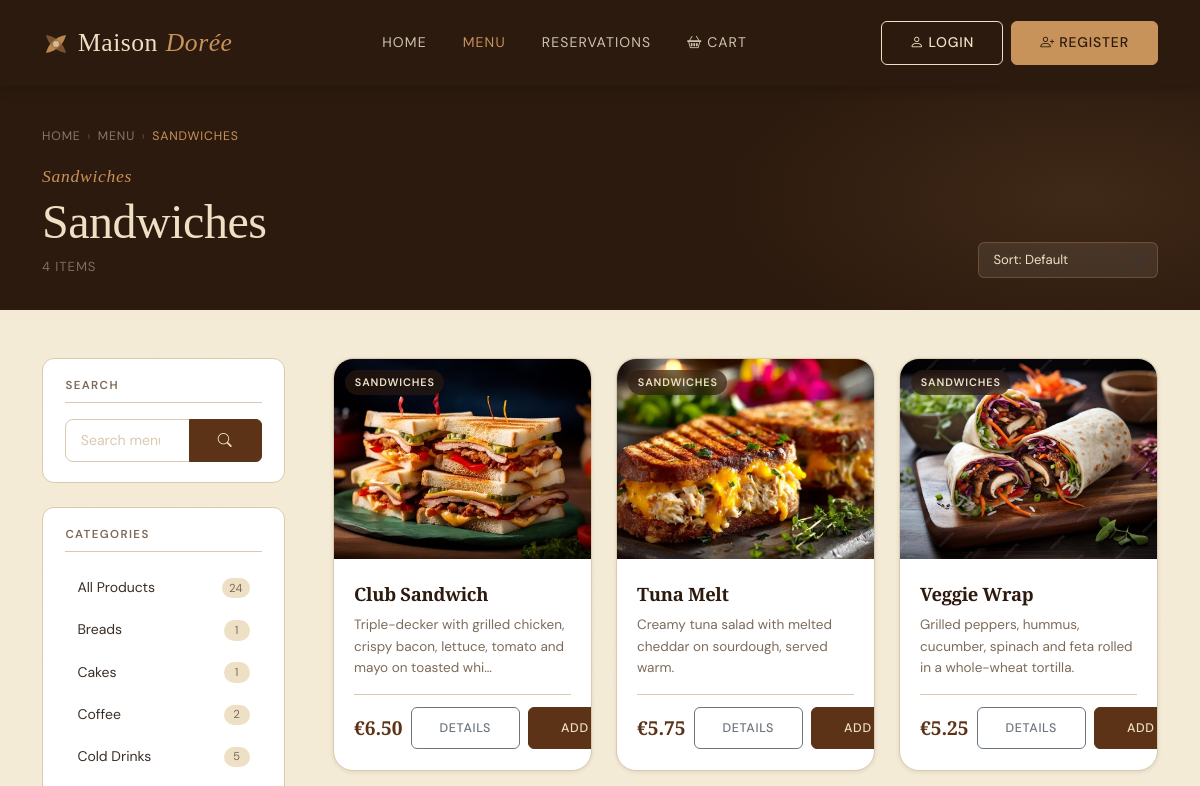
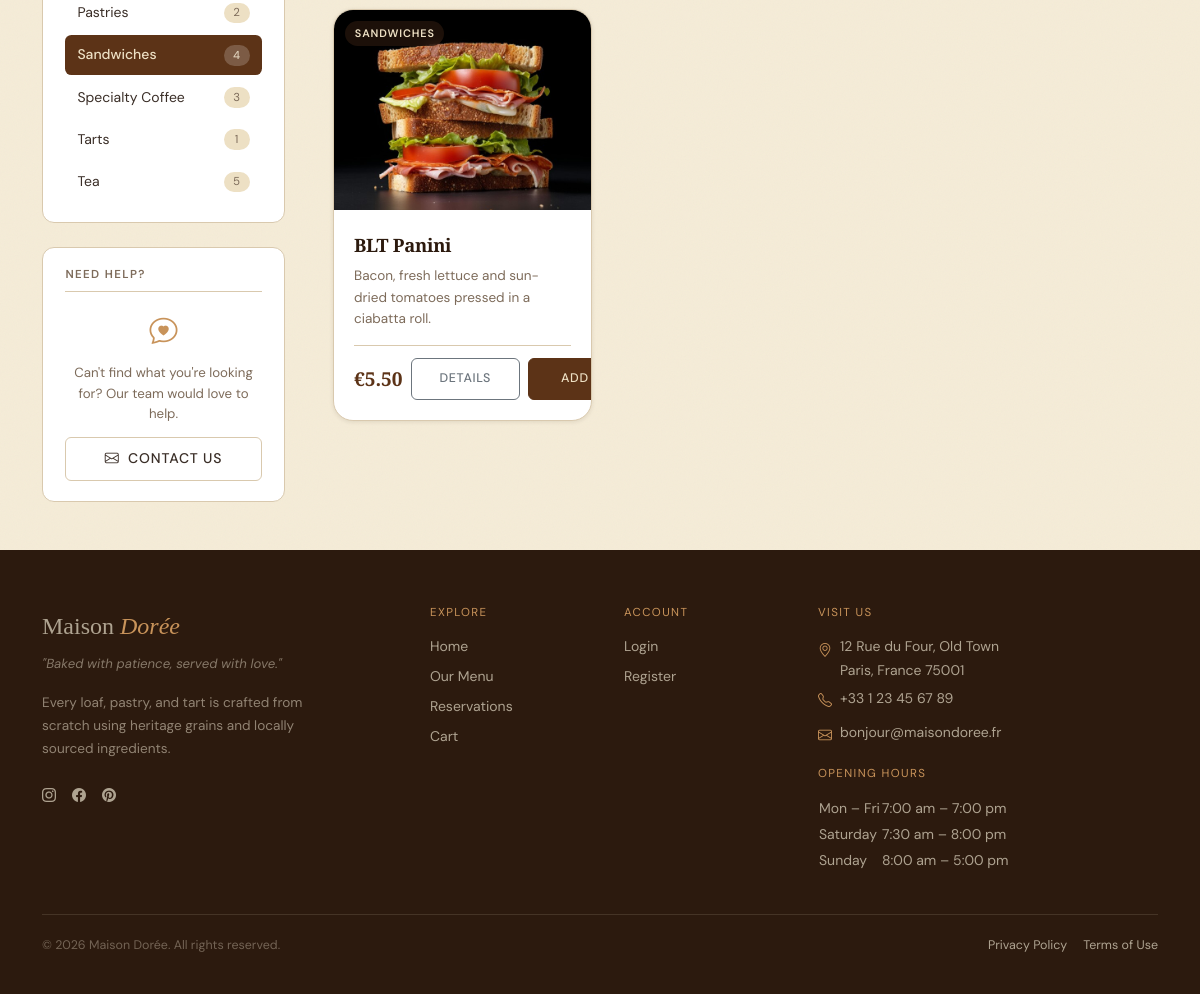
/products.php?category_id=6, run on the app's committed database (2 pictures, top to bottom).
### tables this page shows
CREATE TABLE `categories` (
  `id` int(11) NOT NULL,
  `name` varchar(50) NOT NULL
);

CREATE TABLE `products` (
  `id` int(11) NOT NULL,
  `category_id` int(11) DEFAULT NULL,
  `name` varchar(100) NOT NULL,
  `description` text DEFAULT NULL,
  `price` decimal(10,2) NOT NULL,
  `image_url` varchar(255) DEFAULT NULL
);

### db_connect.php (called while the page is built, shortened)
<?php
function db(): PDO {
    static $pdo = null;
    if ($pdo !== null) return $pdo;
    $dsn = sprintf('mysql:host=%s;port=%s;dbname=%s;charset=%s', DB_HOST, DB_PORT, DB_NAME, DB_CHARSET);
    $options = [
        PDO::ATTR_ERRMODE            => PDO::ERRMODE_EXCEPTION,
        PDO::ATTR_DEFAULT_FETCH_MODE => PDO::FETCH_ASSOC,
        PDO::ATTR_EMULATE_PREPARES   => false,
    ];
    try {
        $pdo = new PDO($dsn, DB_USER, DB_PASS, $options);
    } catch (PDOException $e) {
        error_log($e->getMessage());
        exit('Connection failed.');
    }
    return $pdo;
}
function db_fetch_all(string $sql, array $params = []): array {
    $stmt = db()->prepare($sql);
    $stmt->execute($params);
    return $stmt->fetchAll();
}
function db_fetch_one(string $sql, array $params = []): ?array {
    $stmt = db()->prepare($sql);
    $stmt->execute($params);
    $row = $stmt->fetch();
    return $row !== false ? $row : null;
}
?>

### products.php (the view, shortened to what this page needs)
<?php
require_once 'db_connect.php';
$categoryId = filter_input(INPUT_GET, 'category_id', FILTER_VALIDATE_INT, [
    'options' => ['min_range' => 1],
]);
$searchQuery = trim(strip_tags($_GET['q'] ?? ''));
$sortRaw     = $_GET['sort'] ?? 'default';
$page        = max(1, (int) ($_GET['page'] ?? 1));
$perPage     = 9;
$sortOptions = [
    'default'     => 'p.id ASC',
    'name_asc'    => 'p.name ASC',
    'name_desc'   => 'p.name DESC',
    'price_asc'   => 'p.price ASC',
    'price_desc'  => 'p.price DESC',
];
$sortCol = $sortOptions[$sortRaw] ?? $sortOptions['default'];
$currentCategory = null;
if ($categoryId) {
    $currentCategory = db_fetch_one(
        'SELECT id, name FROM categories WHERE id = :id LIMIT 1',
        [':id' => $categoryId]
    );
}
$allCategories = db_fetch_all(
    'SELECT
         c.id,
         c.name,
         COUNT(p.id) AS product_count
     FROM categories c
     LEFT JOIN products p ON p.category_id = c.id
     GROUP BY c.id, c.name
     ORDER BY c.name ASC'
);
$whereClauses = ['1=1'];
$params       = [];
if ($categoryId) {
    $whereClauses[] = 'p.category_id = :cid';
    $params[':cid'] = $categoryId;
}
$whereSQL = 'WHERE ' . implode(' AND ', $whereClauses);
$totalProducts = (int) db_fetch_one(
    "SELECT COUNT(*) AS cnt
       FROM products p
       JOIN categories c ON c.id = p.category_id
      $whereSQL",
    $params
)['cnt'];
$totalPages = max(1, (int) ceil($totalProducts / $perPage));
$page       = min($page, $totalPages);
$offset     = ($page - 1) * $perPage;
$products = db_fetch_all(
    "SELECT
         p.id,
         p.name,
         p.description,
         p.price,
         p.image_url,
         c.name AS category_name,
         c.id   AS category_id
     FROM products p
     JOIN categories c ON c.id = p.category_id
    $whereSQL
     ORDER BY $sortCol
     LIMIT :lim OFFSET :off",
    array_merge($params, [':lim' => $perPage, ':off' => $offset])
);
function buildUrl(array $overrides = []): string
{
    $base = [
        'category_id' => $_GET['category_id'] ?? null,
        'q'           => $_GET['q']           ?? null,
        'sort'        => $_GET['sort']         ?? null,
        'page'        => $_GET['page']         ?? null,
    ];
    $merged = array_filter(array_merge($base, $overrides), fn($v) => $v !== null && $v !== '');
    return 'products.php?' . http_build_query($merged);
}
require_once __DIR__ . '/header.php';
?>
<section class="prod-hero" aria-labelledby="prod-hero-heading">
    <div class="prod-hero__bg" aria-hidden="true"></div>
    <div class="container position-relative z-1">
        <nav aria-label="Breadcrumb" class="prod-breadcrumb mb-3">
            <a href="index.php">Home</a>
            <span aria-hidden="true">›</span>
            <a href="categories.php">Menu</a>
            <?php if ($currentCategory): ?>
                <span aria-hidden="true">›</span>
                <span aria-current="page"><?= htmlspecialchars($currentCategory['name']) ?></span>
            <?php else: ?>
                <span aria-hidden="true">›</span>
                <span aria-current="page">All Products</span>
            <?php endif; ?>
        </nav>
        <div class="row align-items-end g-3">
            <div class="col">
                <span class="label-script">
                    <?= $currentCategory ? htmlspecialchars($currentCategory['name']) : 'Everything' ?>
                </span>
                <h1 class="prod-hero__title" id="prod-hero-heading">
                    <?php if ($searchQuery !== ''): ?>
                        Results for "<em><?= htmlspecialchars($searchQuery) ?></em>"
                    <?php elseif ($currentCategory): ?>
                        <?= htmlspecialchars($currentCategory['name']) ?>
                    <?php else: ?>
                        All <em>Products</em>
                    <?php endif; ?>
                </h1>
                <p class="prod-hero__meta" aria-live="polite">
                    <?= $totalProducts ?> item<?= $totalProducts !== 1 ? 's' : '' ?>
                </p>
            </div>
            <div class="col-auto">
                <form method="GET" action="products.php" class="d-flex align-items-center gap-2"
                      aria-label="Sort products">
                    <select
                        id="sort"
                        name="sort"
                        class="form-select prod-sort__select"
                        aria-label="Sort products"
                        onchange="this.form.submit()">
                        <option value="default"    <?= $sortRaw === 'default'    ? 'selected' : '' ?>>Sort: Default</option>
                    </select>
                </form>
            </div>
        </div>
    </div>
</section>
<div class="container prod-layout py-5">
    <div class="row g-5">
        <aside class="col-12 col-lg-3" aria-label="Category filter">
            <div class="prod-sidebar-block mb-4">
                <h2 class="prod-sidebar-block__title">Search</h2>
                <form method="GET" action="products.php" role="search" aria-label="Search products">
                    <div class="input-group">
                        <input
                            type="search"
                            name="q"
                            class="form-control prod-sidebar__search"
                            placeholder="Search menu…"
                            value="<?= htmlspecialchars($searchQuery) ?>"
                            aria-label="Search products">
                        <button type="submit" class="btn btn-primary" aria-label="Search">
                            <i class="bi bi-search" aria-hidden="true"></i>
                        </button>
                    </div>
                </form>
            </div>
            <div class="prod-sidebar-block">
                <h2 class="prod-sidebar-block__title">Categories</h2>
                <nav aria-label="Filter by category">
                    <ul class="prod-cat-list" role="list">
                        <li role="listitem">
                            <a
                                href="products.php<?= $searchQuery ? '?q=' . urlencode($searchQuery) : '' ?>"
                                class="prod-cat-list__item <?= !$categoryId ? 'prod-cat-list__item--active' : '' ?>"
                                aria-current="<?= !$categoryId ? 'page' : 'false' ?>">
                                <span class="prod-cat-list__name">All Products</span>
                                <span class="prod-cat-list__count">
                                    <?= array_sum(array_column($allCategories, 'product_count')) ?>
                                </span>
                            </a>
                        </li>
                        <?php foreach ($allCategories as $cat): ?>
                            <li role="listitem">
                                <a
                                    href="<?= buildUrl(['category_id' => $cat['id'], 'page' => null]) ?>"
                                    class="prod-cat-list__item <?= (int)($currentCategory['id'] ?? 0) === (int)$cat['id'] ? 'prod-cat-list__item--active' : '' ?>"
                                    aria-current="<?= (int)($currentCategory['id'] ?? 0) === (int)$cat['id'] ? 'page' : 'false' ?>">
                                    <span class="prod-cat-list__name">
                                        <?= htmlspecialchars($cat['name']) ?>
                                    </span>
                                    <span class="prod-cat-list__count">
                                        <?= (int) $cat['product_count'] ?>
                                    </span>
                                </a>
                            </li>
                        <?php endforeach; ?>
                    </ul>
                </nav>
            </div>
            <div class="prod-sidebar-block mt-4">
                <h2 class="prod-sidebar-block__title">Need Help?</h2>
                <div class="prod-sidebar-help">
                    <i class="bi bi-chat-heart prod-sidebar-help__icon" aria-hidden="true"></i>
                    <p class="prod-sidebar-help__text">
                        Can't find what you're looking for? Our team would love to help.
                    </p>
                    <a href="mailto:bonjour@maisondoree.fr" class="btn btn-ghost btn-sm w-100">
                        <i class="bi bi-envelope me-1" aria-hidden="true"></i> Contact Us
                    </a>
                </div>
            </div>
        </aside>
        <main class="col-12 col-lg-9" id="products-grid" aria-label="Products">
            <?php if (empty($products)): ?>
                <div class="prod-empty" role="status" aria-live="polite">
                    <i class="bi bi-bag-x prod-empty__icon" aria-hidden="true"></i>
                    <h2 class="prod-empty__title">
                        <?= $searchQuery !== ''
                            ? 'No results for "' . htmlspecialchars($searchQuery) . '"'
                            : 'No products available' ?>
                    </h2>
                    <p class="prod-empty__body">
                        <?= $searchQuery !== ''
                            ? 'Try a different search term, or browse a category below.'
                            : 'Check back soon — our bakers are hard at work!' ?>
                    </p>
                    <div class="d-flex gap-3 justify-content-center flex-wrap mt-3">
                        <a href="categories.php" class="btn btn-primary">Browse All Categories</a>
                        <?php if ($searchQuery !== '' || $categoryId): ?>
                            <a href="products.php" class="btn btn-ghost">Clear Filters</a>
                        <?php endif; ?>
                    </div>
                </div>
            <?php else: ?>
                <div class="row g-4" id="productGrid">
                    <?php foreach ($products as $index => $product):
                        $price = number_format((float)$product['price'], 2);
                        $imgSrc = !empty($product['image_url'])
                            ? 'images/' . htmlspecialchars($product['image_url'], ENT_QUOTES)
                            : 'images/placeholder.jpg';
                    ?>
                        <div
                            class="col-12 col-sm-6 col-xl-4"
                            style="--p-delay:<?= $index * 0.06 ?>s">
                            <article
                                class="prod-card"
                                aria-label="<?= htmlspecialchars($product['name']) ?>, €<?= $price ?>">
                                <a
                                    href="product_details.php?id=<?= (int) $product['id'] ?>"
                                    class="prod-card__thumb-link"
                                    tabindex="-1"
                                    aria-hidden="true">
                                    <img
                                        src="<?= $imgSrc ?>"
                                        alt="<?= htmlspecialchars($product['name']) ?>"
                                        class="prod-card__img card-img-top"
                                        loading="lazy"
                                        width="400"
                                        height="200"
                                        onerror="this.onerror=null; this.src='images/placeholder.jpg';">
                                    <span class="prod-card__category-ribbon">
                                    </span>
                                </a>
                                <div class="prod-card__body">
                                    <h3 class="prod-card__name">
                                        <a
                                            href="product_details.php?id=<?= (int) $product['id'] ?>"
                                            class="prod-card__name-link">
                                            <?= htmlspecialchars($product['name']) ?>
                                        </a>
                                    </h3>
                                    <?php if (!empty($product['description'])): ?>
                                        <p class="prod-card__desc">
                                            <?= htmlspecialchars(
                                                mb_strimwidth($product['description'], 0, 90, '…')
                                            ) ?>
                                        </p>
                                    <?php endif; ?>
                                    <div class="prod-card__footer">
                                        <span class="prod-card__price" aria-label="Price: €<?= $price ?>">
                                            €<?= $price ?>
                                        </span>
                                        <div class="d-flex gap-2 align-items-center">
                                            <a
                                                href="product_details.php?id=<?= (int) $product['id'] ?>"
                                                class="btn btn-outline-secondary btn-sm prod-card__cta"
                                                aria-label="View details for <?= htmlspecialchars($product['name']) ?>">
                                                Details
                                            </a>
                                            <a
                                                href="addtocart.php?id=<?= (int) $product['id'] ?>"
                                                class="btn btn-primary btn-sm prod-card__cta"
                                                aria-label="Add <?= htmlspecialchars($product['name']) ?> to cart">
                                                <i class="bi bi-basket-plus me-1" aria-hidden="true"></i>Add
                                            </a>
                                        </div>
                                    </div>
                                </div>
                            </article>
                        </div>
                    <?php endforeach; ?>
                </div>
            <?php endif; ?>
        </main>
    </div>
</div>
<?php require_once __DIR__ . '/footer.php'; ?>

### data on the page
categories: name "SANDWICHES", name "Sandwiches", product_count "4"
categories: name "Breads", product_count "1"
categories: name "Cakes", product_count "1"
categories: name "Coffee", product_count "2"
categories: name "Cold Drinks", product_count "5"
categories: name "Pastries", product_count "2"
categories: name "Specialty Coffee", product_count "3"
categories: name "Tarts", product_count "1"
categories: name "Tea", product_count "5"
products: image_url (picture), name "Club Sandwich", description "Triple-decker with grilled chicken, crispy bacon, lettuce, tomato and mayo on toasted whi…", price "6.50"
products: image_url (picture), name "Tuna Melt", description "Creamy tuna salad with melted cheddar on sourdough, served warm.", price "5.75"
products: image_url (picture), name "Veggie Wrap", description "Grilled peppers, hummus, cucumber, spinach and feta rolled in a whole-wheat tortilla.", price "5.25"
products: image_url (picture), name "BLT Panini", description "Bacon, fresh lettuce and sun-dried tomatoes pressed in a ciabatta roll.", price "5.50"

### other printed values
$totalProducts "4"
array_sum(array_column($allCategories, 'product_count')) "24"
